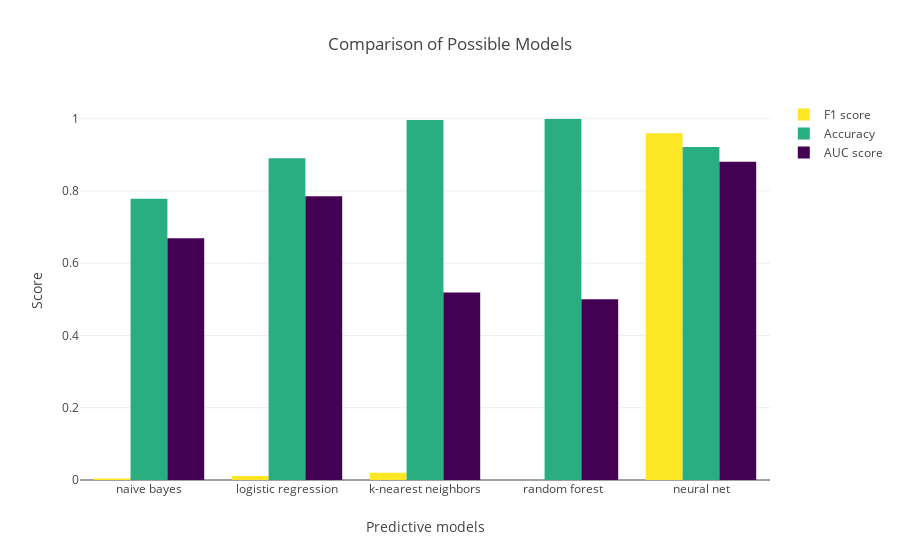

The notebook cell saved with this chart:
### Code cell
# Let's display that with plotly.
mydata1 = go.Bar(
    x=results.loc['F1 score'].index,
    y=results.loc['F1 score'],
    name=results.index[0],
    marker=dict(color=Viridis[16])
)
mydata2 = go.Bar(
    x=results.loc['Accuracy'].index,
    y=results.loc['Accuracy'],
    name=results.index[1],
    marker=dict(color=Viridis[10])
)
mydata3 = go.Bar(
    x=results.loc['AUC score'].index,
    y=results.loc['AUC score'],
    name=results.index[2],
    marker=dict(color=Viridis[0])
)
mylayout = go.Layout(
    title='Comparison of Possible Models',
    xaxis = dict(title = 'Predictive models'), # x-axis label
    yaxis = dict(title = 'Score'), # y-axis label
    
)
fig = go.Figure(data=[mydata1, mydata2, mydata3], layout=mylayout)
pio.write_image(fig, '../images/net_metric.png')
iplot(fig)

### Figure 1 — Plotly figure (JSON) as saved in the notebook; plotly's stock layout.template omitted (floating-point values rounded to 4 significant figures)
{"data": [{"marker": {"color": "#fde725"}, "name": "F1 score", "type": "bar", "uid": "9b2efe50-cec9-4126-bf29-a70958a6ed5a", "x": ["naive bayes", "logistic regression", "k-nearest neighbors", "random forest", "neural net"], "y": [0.004476, 0.01089, 0.0202, 0, 0.9593]}, {"marker": {"color": "#28ae80"}, "name": "Accuracy", "type": "bar", "uid": "46199f85-fa7d-4687-ac93-9bf789ecc8eb", "x": ["naive bayes", "logistic regression", "k-nearest neighbors", "random forest", "neural net"], "y": [0.7784, 0.8901, 0.9965, 0.999, 0.9218]}, {"marker": {"color": "#440154"}, "name": "AUC score", "type": "bar", "uid": "c2f9fe3c-534b-4db1-9e38-cd9e8bb3ec6e", "x": ["naive bayes", "logistic regression", "k-nearest neighbors", "random forest", "neural net"], "y": [0.6693, 0.7852, 0.5187, 0.4999, 0.8809]}], "layout": {"title": {"text": "Comparison of Possible Models"}, "xaxis": {"title": {"text": "Predictive models"}}, "yaxis": {"title": {"text": "Score"}}}}
